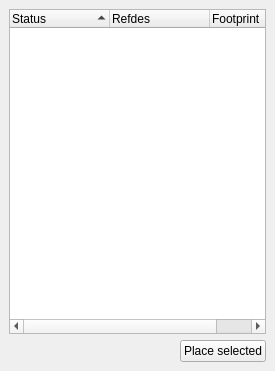
<?xml version="1.0" encoding="UTF-8"?>
<ui version="4.0">
 <class>PartPlacer</class>
 <widget class="QDockWidget" name="PartPlacer">
  <property name="geometry">
   <rect>
    <x>0</x>
    <y>0</y>
    <width>275</width>
    <height>371</height>
   </rect>
  </property>
  <property name="windowTitle">
   <string>Part Placement</string>
  </property>
  <widget class="QWidget" name="dockWidgetContents">
   <layout class="QVBoxLayout" name="verticalLayout">
    <item>
     <widget class="QTreeWidget" name="partsTree">
      <property name="selectionMode">
       <enum>QAbstractItemView::ExtendedSelection</enum>
      </property>
      <property name="selectionBehavior">
       <enum>QAbstractItemView::SelectRows</enum>
      </property>
      <property name="sortingEnabled">
       <bool>true</bool>
      </property>
      <column>
       <property name="text">
        <string>Status</string>
       </property>
      </column>
      <column>
       <property name="text">
        <string>Refdes</string>
       </property>
      </column>
      <column>
       <property name="text">
        <string>Footprint</string>
       </property>
      </column>
     </widget>
    </item>
    <item>
     <layout class="QHBoxLayout" name="horizontalLayout">
      <item>
       <spacer name="horizontalSpacer">
        <property name="orientation">
         <enum>Qt::Horizontal</enum>
        </property>
        <property name="sizeHint" stdset="0">
         <size>
          <width>40</width>
          <height>20</height>
         </size>
        </property>
       </spacer>
      </item>
      <item>
       <widget class="QPushButton" name="placeBtn">
        <property name="text">
         <string>Place selected</string>
        </property>
       </widget>
      </item>
     </layout>
    </item>
   </layout>
  </widget>
 </widget>
 <resources/>
 <connections/>
</ui>
